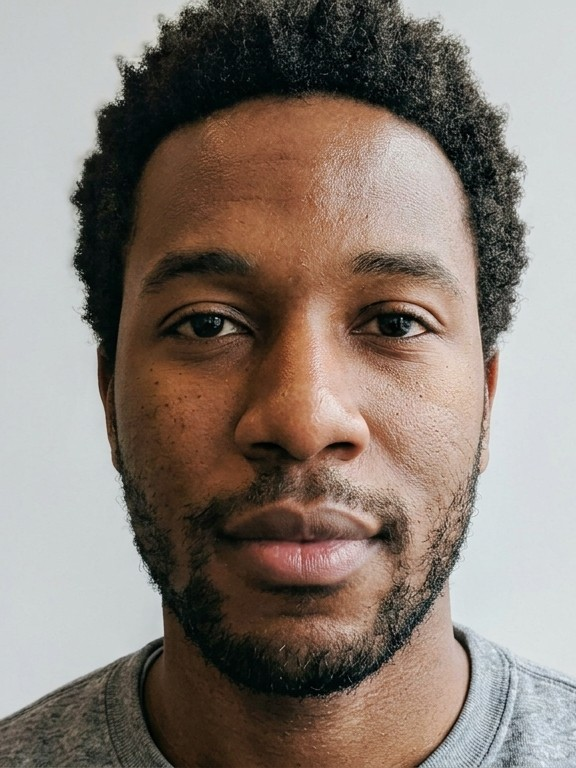
#> input picture data/images/raw/impostor1_neutral.jpg, 576 x 768 px; its folder holds 4 pictures in this run
$ python image_pipeline.py
#> lines starting #> are read from the running program, lines starting #| are printed output that depends on the picture
"""
image_pipeline.py  —  Task 2: Image Data Collection & Processing
----------------------------------------------------------------
- Generates synthetic placeholder "face" images for member1 (YOU — replace with
  real photos) in 3 expressions: neutral, smiling, surprised, plus 2 impostor
  identities so the face-recognition model has negative classes.
  REPLACE: drop real photos into data/images/raw/ named
      <member>_<expression>.jpg   e.g.  member1_neutral.jpg
  and this script will use them instead of generating placeholders.
- Applies 3 augmentations per image: rotation(±15°), horizontal flip, grayscale
  (+ brightness jitter on the rotated copy).
- Extracts features per image: 32-bin grayscale histogram (normalized) +
  16x16 downsampled pixel embedding (256 dims) -> image_features.csv
"""
import matplotlib
matplotlib.use("Agg")
import matplotlib.pyplot as plt
import numpy as np
import pandas as pd
import cv2
from pathlib import Path
from PIL import Image, ImageDraw, ImageEnhance

ROOT = Path(__file__).resolve().parents[1]
RAW_IMG = ROOT / "data/images/raw"
AUG_IMG = ROOT / "data/images/augmented"
PLOTS = ROOT / "outputs/plots"
for p in (RAW_IMG, AUG_IMG, PLOTS): p.mkdir(parents=True, exist_ok=True)

MEMBERS = {   # identity -> (skin RGB, face width factor) ; member1 = authorized user
    "member1":  ((224, 172, 138), 1.00),
    "impostor1": ((188, 140, 110), 0.90),
    "impostor2": ((140, 100, 80), 1.10),
}
EXPRESSIONS = ["neutral", "smiling", "surprised"]
SIZE = 256
RNG = np.random.default_rng(7)


def draw_face(skin, wfac, expression) -> Image.Image:
    """Placeholder cartoon face — replace with real photos for submission."""
    img = Image.new("RGB", (SIZE, SIZE), (235, 235, 245))
    d = ImageDraw.Draw(img)
    cx, cy, w, h = SIZE // 2, SIZE // 2, int(90 * wfac), 110
    d.ellipse([cx - w, cy - h, cx + w, cy + h], fill=skin, outline=(60, 40, 30), width=3)
    ew = 26 if expression == "surprised" else 16          # eyes
    for ex in (cx - 40, cx + 40):
        d.ellipse([ex - 14, cy - 40 - 10, ex + 14, cy - 40 + 10], fill="white", outline="black", width=2)
        d.ellipse([ex - 6, cy - 40 - ew // 3, ex + 6, cy - 40 + ew // 3], fill=(40, 30, 30))
    yb = cy - 68                                          # eyebrows
    lift = 14 if expression == "surprised" else 0
    for ex in (cx - 40, cx + 40):
        d.line([ex - 16, yb - lift, ex + 16, yb - lift + (4 if expression == "neutral" else -4)],
               fill=(60, 40, 30), width=5)
    if expression == "smiling":                            # mouth
        d.arc([cx - 40, cy + 20, cx + 40, cy + 80], 10, 170, fill=(120, 30, 30), width=6)
    elif expression == "surprised":
        d.ellipse([cx - 18, cy + 40, cx + 18, cy + 80], fill=(120, 30, 30))
    else:
        d.line([cx - 30, cy + 55, cx + 30, cy + 55], fill=(120, 30, 30), width=6)
    return img


def collect_images():
    """Use real photos if present in data/images/raw, else generate placeholders."""
    existing = list(RAW_IMG.glob("*.jpg")) + list(RAW_IMG.glob("*.png"))
    if existing:
        print(f"Found {len(existing)} real images in {RAW_IMG} — using those.")
        return sorted(existing)
    paths = []
    for member, (skin, wfac) in MEMBERS.items():
        for expr in EXPRESSIONS:
            p = RAW_IMG / f"{member}_{expr}.jpg"
            draw_face(skin, wfac, expr).save(p, quality=95)
            paths.append(p)
    print(f"Generated {len(paths)} placeholder images -> {RAW_IMG} (REPLACE with real photos)")
    return paths


def augment(path: Path) -> list[Path]:
    img = Image.open(path).convert("RGB")
#> img is the input picture: PIL image 576x768 RGB; mean R, G, B 136.7, 125, 116.3
    stem = path.stem
    out = []
    rot = img.rotate(float(RNG.uniform(-15, 15)), fillcolor=(235, 235, 245))
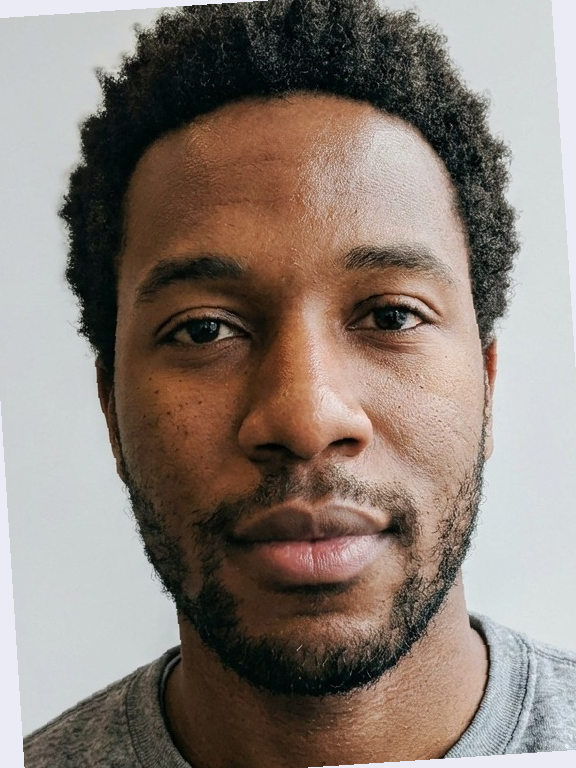
#> rot: PIL image 576x768 RGB; mean R, G, B 138.6, 126.8, 118.4
    rot = ImageEnhance.Brightness(rot).enhance(float(RNG.uniform(0.8, 1.2)))
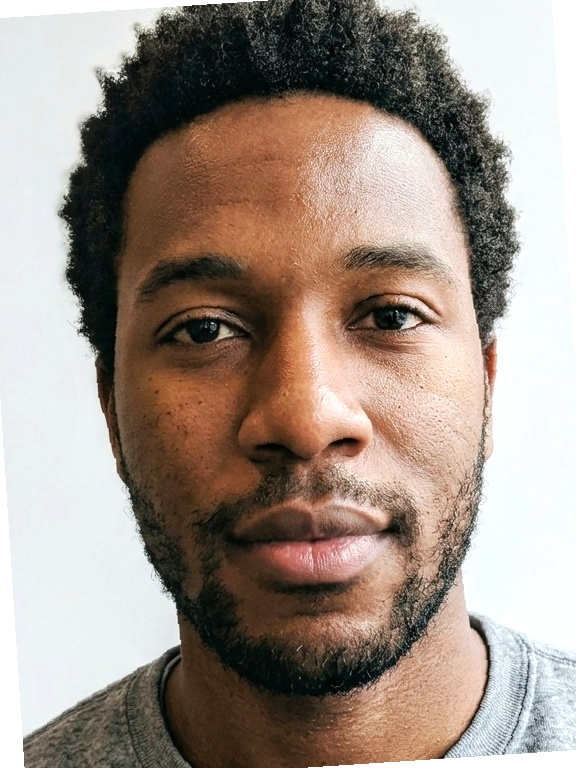
#> rot: PIL image 576x768 RGB; mean R, G, B 159.5, 145.8, 135.5
    variants = {
        "rot": rot,
        "flip": img.transpose(Image.FLIP_LEFT_RIGHT),
        "gray": img.convert("L").convert("RGB"),
    }
    for tag, im in variants.items():
        p = AUG_IMG / f"{stem}_{tag}.jpg"
        im.save(p, quality=95)
        out.append(p)
    return out


def extract_features(path: Path) -> dict:
    gray = cv2.imread(str(path), cv2.IMREAD_GRAYSCALE)
#> gray: shape (768, 576); min 0, max 242, mean 127.5
    gray = cv2.resize(gray, (SIZE, SIZE))
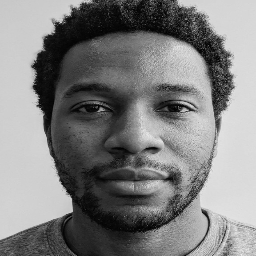
#> gray: shape (256, 256); min 0, max 238, mean 127.5
    hist = cv2.calcHist([gray], [0], None, [32], [0, 256]).flatten()
#> hist = 32 values, max 9557 at index 25, min 0 at index 30, mean 2048
    hist = hist / (hist.sum() + 1e-9)
#> hist = 32 values, max 0.146 at index 25, min 0 at index 30, mean 0.0312
    emb = cv2.resize(gray, (16, 16)).flatten() / 255.0
#> emb = 256 values, max 0.875 at index 222, min 0.0275 at index 23, mean 0.5
    member, expression = path.stem.split("_")[0], path.stem.split("_")[1]
    row = {"file": path.name, "member": member, "expression": expression,
           "label_authorized": int(member.startswith("member"))}
    row |= {f"hist_{i}": v for i, v in enumerate(hist)}
#> row = 36 items
    row |= {f"emb_{i}": v for i, v in enumerate(emb)}
#> row = 292 items
    return row


def main():
    raw = collect_images()

    # display grid of each identity's expressions (members first, then impostors)
    identities = sorted({p.stem.split("_")[0] for p in raw},
                        key=lambda m: (not m.startswith("member"), m))
    fig, axes = plt.subplots(len(identities), len(EXPRESSIONS),
                             figsize=(7, 2.4 * len(identities)), squeeze=False)
    for i, member in enumerate(identities):
        for j, expr in enumerate(EXPRESSIONS):
            for ext in ("jpg", "png"):
                p = RAW_IMG / f"{member}_{expr}.{ext}"
                if p.exists():
                    axes[i, j].imshow(Image.open(p))
                    break
            axes[i, j].set_title(f"{member} — {expr}", fontsize=9)
            axes[i, j].axis("off")
    fig.suptitle("Collected face images (3 expressions per identity)")
    fig.tight_layout(); fig.savefig(PLOTS / "image_samples_grid.png", dpi=120); plt.close(fig)

    all_paths = list(raw)
    for p in raw:
        all_paths += augment(p)
    print(f"Augmented: 3 variants per image -> {len(all_paths)} total images")

    df = pd.DataFrame([extract_features(p) for p in all_paths])
#> in extract_features (call 2), `gray = cv2.imread(str(path), cv2.IMREAD_GRAYSCALE)`:
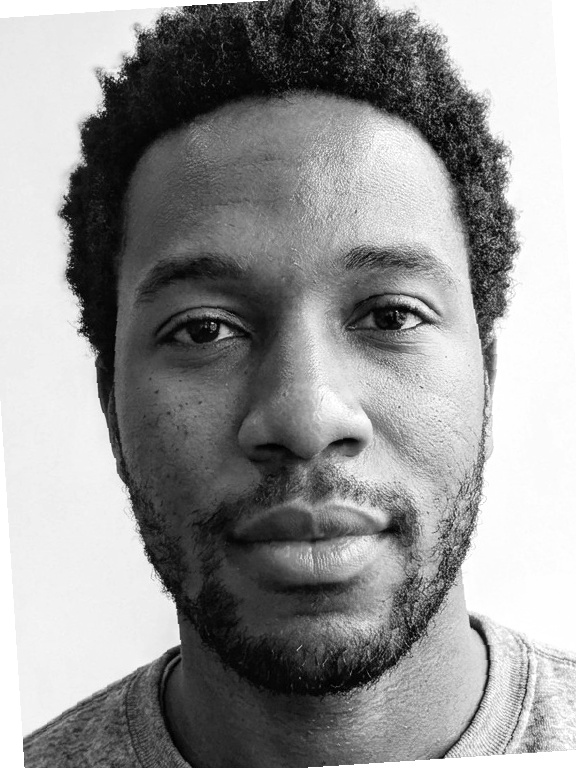
#> gray: shape (768, 576); min 0, max 255, mean 148.7
#> in extract_features (call 2), `gray = cv2.resize(gray, (SIZE, SIZE))`:
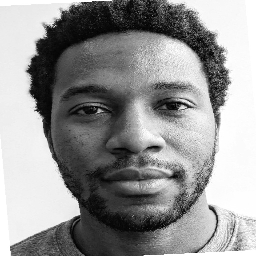
#> gray: shape (256, 256); min 0, max 255, mean 148.8
#> in extract_features (call 2), `hist = cv2.calcHist([gray], [0], None, [32], [0, 256]).flatten()`: hist = 32 values, max 9342 at index 31, min 598 at index 0, mean 2048
#> in extract_features (call 2), `hist = hist / (hist.sum() + 1e-9)`: hist = 32 values, max 0.143 at index 31, min 0.00912 at index 0, mean 0.0312
#> in extract_features (call 2), `emb = cv2.resize(gray, (16, 16)).flatten() / 255.0`: emb = 256 values, max 1 at index 15, min 0.0275 at index 44, mean 0.578
#> in extract_features (call 2), `row |= {f"hist_{i}": v for i, v in enumerate(hist)}`: row = 36 items
#> in extract_features (call 2), `row |= {f"emb_{i}": v for i, v in enumerate(emb)}`: row = 292 items
#> in extract_features (call 3), `gray = cv2.imread(str(path), cv2.IMREAD_GRAYSCALE)`:
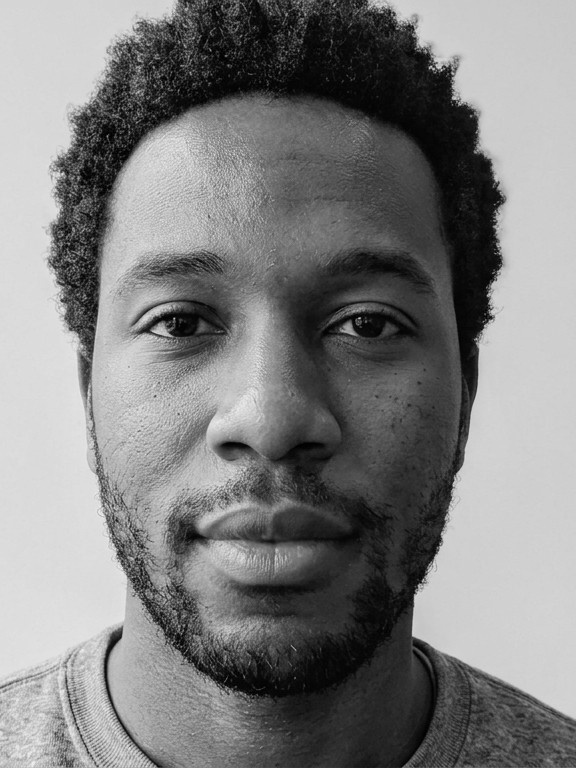
#> gray: shape (768, 576); min 0, max 242, mean 127.5
#> in extract_features (call 3), `gray = cv2.resize(gray, (SIZE, SIZE))`:
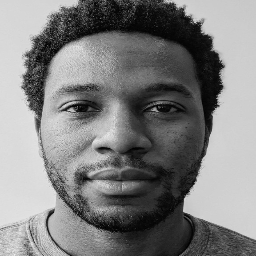
#> gray: shape (256, 256); min 0, max 239, mean 127.5
#> in extract_features (call 3), `hist = cv2.calcHist([gray], [0], None, [32], [0, 256]).flatten()`: hist = 32 values, max 9538 at index 25, min 0 at index 30, mean 2048
#> in extract_features (call 3), `hist = hist / (hist.sum() + 1e-9)`: hist = 32 values, max 0.146 at index 25, min 0 at index 30, mean 0.0312
#> in extract_features (call 3), `emb = cv2.resize(gray, (16, 16)).flatten() / 255.0`: emb = 256 values, max 0.875 at index 209, min 0.0235 at index 24, mean 0.5
#> in extract_features (call 3), `row |= {f"hist_{i}": v for i, v in enumerate(hist)}`: row = 36 items
#> in extract_features (call 3), `row |= {f"emb_{i}": v for i, v in enumerate(emb)}`: row = 292 items
    out = ROOT / "data/processed/image_features.csv"
#> (the run stopped early here; a loop or call above may not have finished)

$ run again, on data/images/raw/impostor2_neutral.png
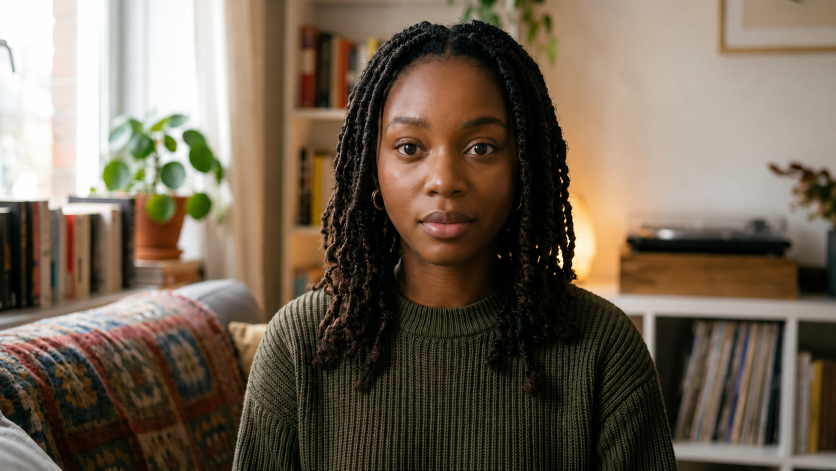
#> input picture data/images/raw/impostor2_neutral.png, 1672 x 941 px, given in place of impostor2_neutral.jpg, which was not available (shown at 1/2 size)
#> in augment, img is the input picture: PIL image 1672x941 RGB; mean R, G, B 114, 100, 83.9
#> in extract_features, `hist = cv2.calcHist([gray], [0], None, [32], [0, 256]).flatten()`: hist = 32 values, max 5637 at index 0, min 419 at index 26, mean 2048
#> in extract_features, `hist = hist / (hist.sum() + 1e-9)`: hist = 32 values, max 0.086 at index 0, min 0.00639 at index 26, mean 0.0312
#> emb = 256 values, max 0.996 at index 0, min 0.00392 at index 153, mean 0.409
#> in extract_features, `row |= {f"hist_{i}": v for i, v in enumerate(hist)}`: row = 36 items
#> in extract_features, `row |= {f"emb_{i}": v for i, v in enumerate(emb)}`: row = 292 items
#> in extract_features (call 2), `gray = cv2.resize(gray, (SIZE, SIZE))`:
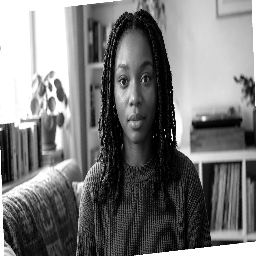
#> gray: shape (256, 256); min 0, max 255, mean 120.3
#> in extract_features (call 2), `hist = cv2.calcHist([gray], [0], None, [32], [0, 256]).flatten()`: hist = 32 values, max 8449 at index 31, min 393 at index 30, mean 2048
#> in extract_features (call 2), `hist = hist / (hist.sum() + 1e-9)`: hist = 32 values, max 0.129 at index 31, min 0.006 at index 30, mean 0.0312
#> emb = 256 values, max 1 at index 0, min 0.00784 at index 151, mean 0.477
#> in extract_features (call 2), `row |= {f"hist_{i}": v for i, v in enumerate(hist)}`: row = 36 items
#> in extract_features (call 2), `row |= {f"emb_{i}": v for i, v in enumerate(emb)}`: row = 292 items
#> in extract_features (call 3), `gray = cv2.resize(gray, (SIZE, SIZE))`:
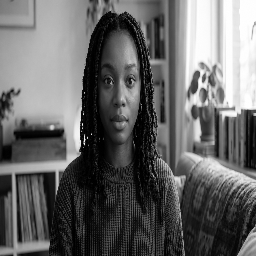
#> gray: shape (256, 256); min 0, max 255, mean 102.2
#> in extract_features (call 3), `hist = cv2.calcHist([gray], [0], None, [32], [0, 256]).flatten()`: hist = 32 values, max 5352 at index 0, min 439 at index 26, mean 2048
#> in extract_features (call 3), `hist = hist / (hist.sum() + 1e-9)`: hist = 32 values, max 0.0817 at index 0, min 0.0067 at index 26, mean 0.0312
#> emb = 256 values, max 0.996 at index 15, min 0.00392 at index 165, mean 0.41
#> in extract_features (call 3), `row |= {f"hist_{i}": v for i, v in enumerate(hist)}`: row = 36 items
#> in extract_features (call 3), `row |= {f"emb_{i}": v for i, v in enumerate(emb)}`: row = 292 items
